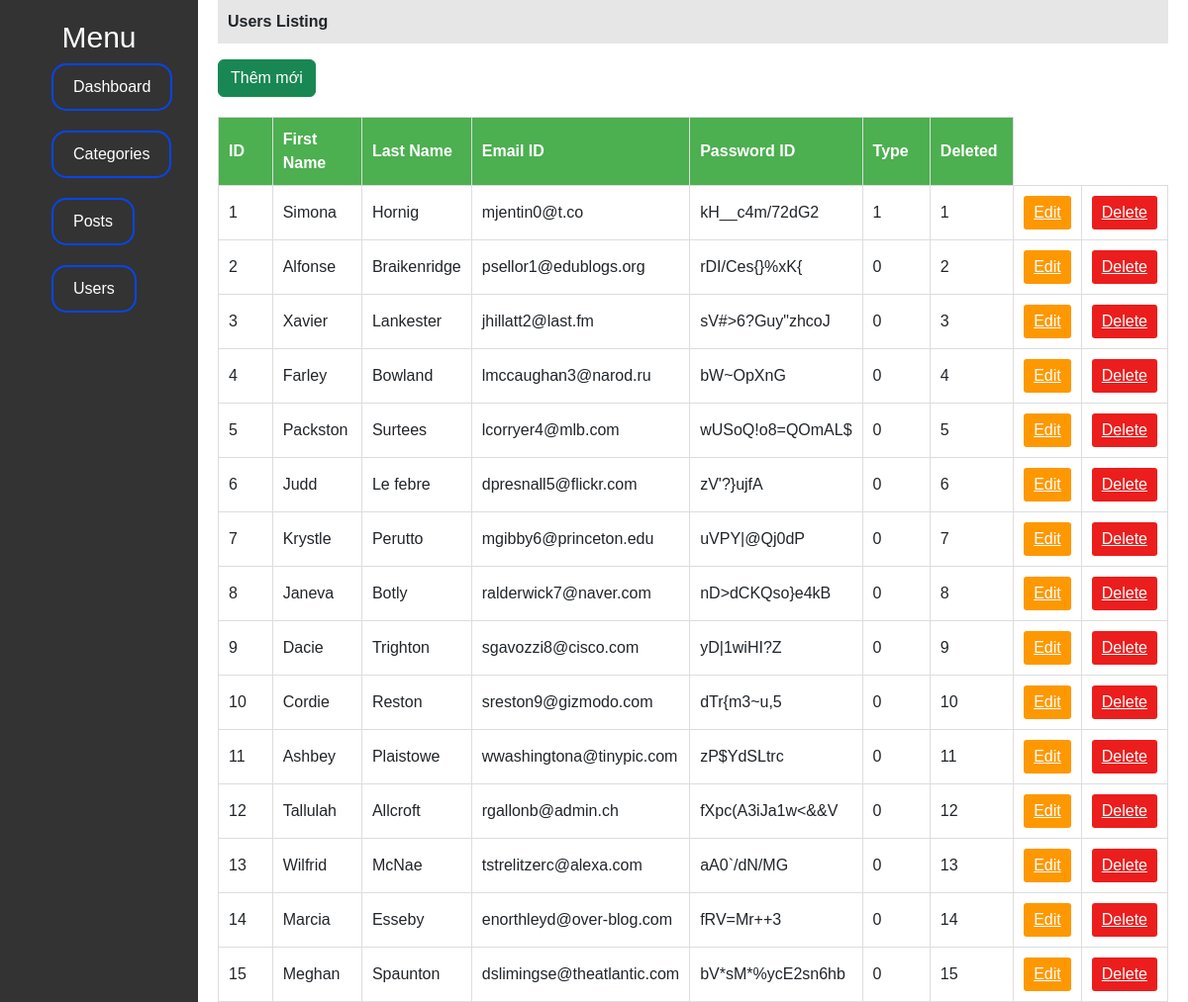
Before: /admin/view/users.php with the older database file.
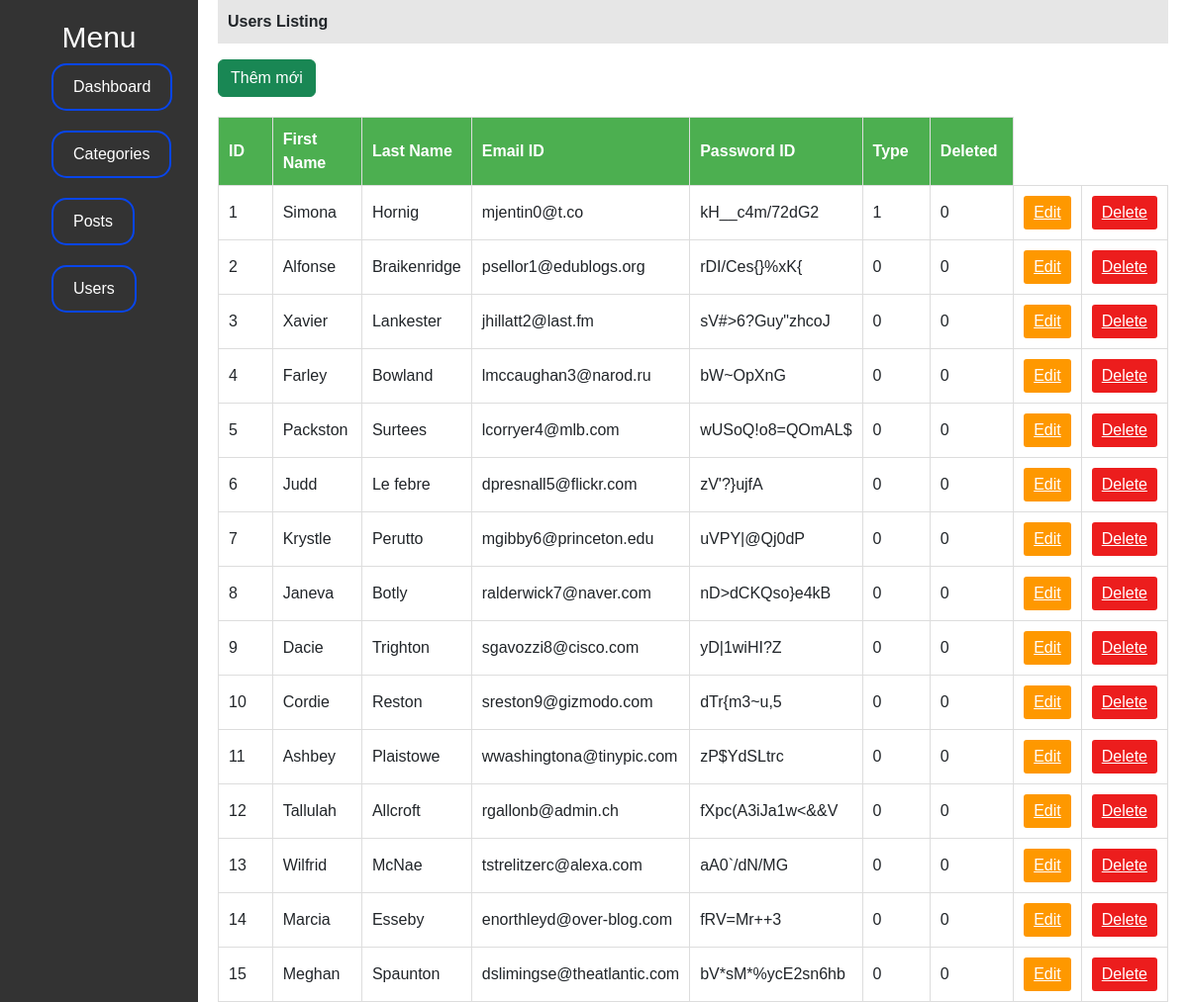
After: the same page with the newer database file.
### tables this page shows
CREATE TABLE `cms_user` (
  `id` int NOT NULL,
  `first_name` varchar(50) NOT NULL,
  `last_name` varchar(50) NOT NULL,
  `email` varchar(50) NOT NULL,
  `password` varchar(50) NOT NULL,
  `type` int NOT NULL,
  `deleted` int NOT NULL DEFAULT '0'
);

### admin/view/users.php (the view, shortened to what this page needs)
<?php
    include_once("../class/Database.php");
    $sql = "SELECT * FROM cms_user";
    $data = $connect->query($sql);
    $list_users = [];
    while ($row = $data->fetch_assoc()) {
        $list_users[] = $row;
    }
?>
<!DOCTYPE html>
<html lang="en">
<head>
   <link href="https://cdn.jsdelivr.net/npm/bootstrap@5.3.0-alpha1/dist/css/bootstrap.min.css" rel="stylesheet">
    <link rel="stylesheet" href="https://cdnjs.cloudflare.com/ajax/libs/font-awesome/6.3.0/css/all.min.css" />
    <link rel="stylesheet" href="../css/Index.css">
</head>
<body>
  <?php include_once("menu.php") ?>
  <main>
    <p class="head_main">Users Listing</p>
    <a href="add_user.php" class="btn btn-success">Thêm mới</a>
    <table>
      <thead>
        <tr>
          <th>ID</th>
          <th>First Name</th>
          <th>Last Name</th>
          <th>Email ID</th>
          <th>Password ID</th>
          <th>Type</th>
          <th>Deleted</th>
        </tr>
      </thead>
      <tbody>
        <?php foreach($list_users as $user):  ?>
            <tr>
                <td><?= $user["id"] ?></td>
                <td><?= $user["first_name"] ?></td>
                <td><?= $user["last_name"] ?></td>
                <td><?= $user["email"] ?></td>
                <td><?= $user["password"] ?></td>
                <td><?= $user["type"] ?></td>
                <td><?= $user["deleted"] ?></td>
                <td>
                  <a class="edit" type="button" href="edit_user.php?id=<?= $user["id"] ?>">Edit</a>
                </td>
                <td>
                  <a class="Delete" type="button" href="../users.php?action=delete&id=<?= $user["id"] ?>">Delete</a>
                </td>
            </tr>
        <?php endforeach; ?>
      </tbody>
    </table>
  </main>
</body>
</html>

### admin/view/menu.php (shortened to what this page needs)
<!DOCTYPE html>
<html lang="en">
<head>
  <link rel="stylesheet" href="./css/Index.css">
</head>
<body>
  <aside>
    <h2>Menu</h2>
    <ul class="mucluc">
      <li><a href="../index.php">Dashboard</a></li>
      <li><a href="categories.php">Categories</a></li>
      <li><a href="posts.php">Posts</a></li>
      <li><a href="users.php">Users</a></li>
    </ul>
  </aside>
</body>
</html>

### admin/css/Index.css (style rules this page uses)
body { font-family: Arial, sans-serif; margin: 0; padding: 0; display: flex; }
aside { width: 200px; background-color: #333; color: #fff; padding: 20px; }
aside h2 { text-align: center; font-size: 30px; }
.mucluc li { display: flex; margin-bottom: 20px; }
.mucluc a { text-decoration: none; border: 2px solid; border-color: #0845eb ; color: #fff; padding: 10px 20px; font-size: 16px; border-radius: 15px; }
main { flex: 1; padding: 0 20px; }
.head_main { font-weight: bold; background-color: rgb(230, 230, 230); padding: 10px 10px; }
table { width: 100%; border-collapse: collapse; margin-top: 20px; }
th, td { border: 1px solid #ddd; padding: 10px; text-align: left; }
th { background-color: #4caf50; color: #fff; width: 100px; }
.edit { background-color: #fe9800; color: #fff; border: none; border-radius: 3px; padding: 5px 10px; }
.Delete { background-color: #ec1d1d; color: #fff; border: none; border-radius: 3px; padding: 5px 10px; }

Changed rows visible on the page:
changed cms_user "Simona": deleted "1" → "0"
changed cms_user "Alfonse": deleted "2" → "0"
changed cms_user "Xavier": deleted "3" → "0"
changed cms_user "Farley": deleted "4" → "0"
changed cms_user "Packston": deleted "5" → "0"
changed cms_user "Judd": deleted "6" → "0"
changed cms_user "Krystle": deleted "7" → "0"
changed cms_user "Janeva": deleted "8" → "0"
changed cms_user "Dacie": deleted "9" → "0"
changed cms_user "Cordie": deleted "10" → "0"
changed cms_user "Ashbey": deleted "11" → "0"
changed cms_user "Tallulah": deleted "12" → "0"
changed cms_user "Wilfrid": deleted "13" → "0"
changed cms_user "Marcia": deleted "14" → "0"
changed cms_user "Meghan": deleted "15" → "0"
